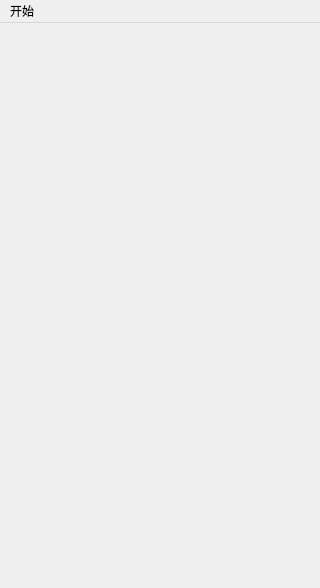
<?xml version="1.0" encoding="UTF-8"?>
<ui version="4.0">
 <class>MainScene</class>
 <widget class="QMainWindow" name="MainScene">
  <property name="windowModality">
   <enum>Qt::NonModal</enum>
  </property>
  <property name="enabled">
   <bool>true</bool>
  </property>
  <property name="geometry">
   <rect>
    <x>0</x>
    <y>0</y>
    <width>320</width>
    <height>588</height>
   </rect>
  </property>
  <property name="minimumSize">
   <size>
    <width>320</width>
    <height>588</height>
   </size>
  </property>
  <property name="maximumSize">
   <size>
    <width>320</width>
    <height>588</height>
   </size>
  </property>
  <property name="windowTitle">
   <string>翻金币</string>
  </property>
  <property name="windowIcon">
   <iconset resource="res.qrc">
    <normaloff>:/res/Coin0001.png</normaloff>:/res/Coin0001.png</iconset>
  </property>
  <property name="autoFillBackground">
   <bool>false</bool>
  </property>
  <widget class="QWidget" name="centralwidget"/>
  <widget class="QMenuBar" name="menubar">
   <property name="geometry">
    <rect>
     <x>0</x>
     <y>0</y>
     <width>320</width>
     <height>26</height>
    </rect>
   </property>
   <widget class="QMenu" name="start">
    <property name="title">
     <string>开始</string>
    </property>
    <addaction name="actionquit"/>
   </widget>
   <addaction name="start"/>
  </widget>
  <action name="actionquit">
   <property name="text">
    <string>退出</string>
   </property>
  </action>
 </widget>
 <resources>
  <include location="res.qrc"/>
 </resources>
 <connections>
  <connection>
   <sender>actionquit</sender>
   <signal>triggered(bool)</signal>
   <receiver>MainScene</receiver>
   <slot>close()</slot>
   <hints>
    <hint type="sourcelabel">
     <x>-1</x>
     <y>-1</y>
    </hint>
    <hint type="destinationlabel">
     <x>159</x>
     <y>293</y>
    </hint>
   </hints>
  </connection>
 </connections>
</ui>
